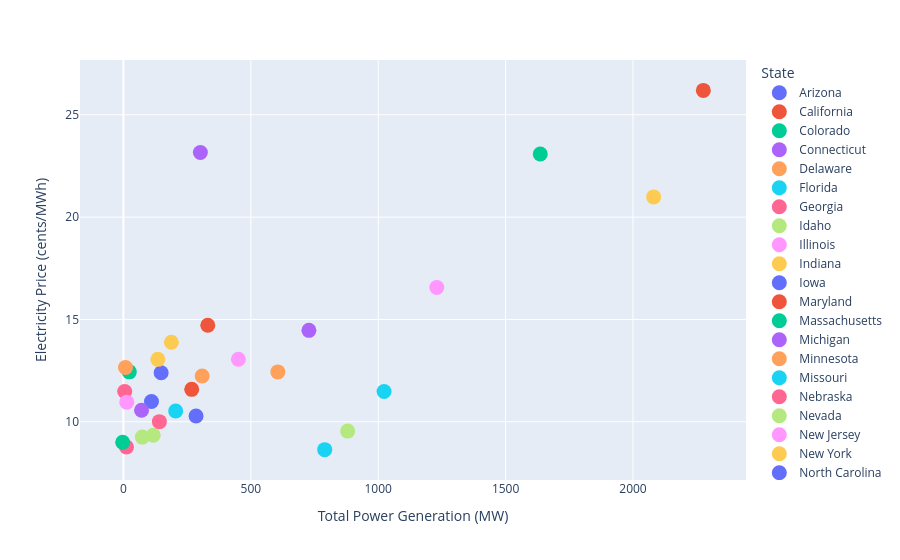

The code cell stored with this chart in its notebook:
### Markdown cell above
Finding 1 — data_center_selected_power_mw vs price: -0.25
A negative correlation was observed between data center selected power capacity and electricity price. I would expect these to be positively correlated — higher demand typically drives up price — however this may reflect deliberate site selection by data center operators who seek out states with cheap, abundant power. In reality, growing data center demand is placing upward pressure on prices in many markets, which this small sample may not capture.
With only 30 observations this relationship is exploratory only and no realistic conclusions can be drawn.



Finding 2 — data_center_selected_power_mw vs renewable_share: -0.17
Data center selected power and renewable share show a weak negative correlation. Intuitively I would expect states with higher DC demand to invest more heavily in renewables to bridge the supply gap cheaply, but this sample suggests the opposite — states with higher sampled demand tend to have lower renewable share. This may reflect that data centers are currently siting in fossil-fuel dominated grids where power is cheapest.
With only 30 observations this relationship is exploratory only and no realistic conclusions can be drawn.



Finding 3 — price vs total_generation: +0.73
The strongest relationship in this matrix. Rather than higher supply driving lower prices as economics might suggest, both variables appear to be driven by a confounding variable — state size. Larger states with greater economic activity and population have both higher total generation and higher electricity prices, as demand is placing strain on the grid that supply is struggling to meet.
With only 30 observations this relationship is exploratory only and no realistic conclusions can be drawn.

### Code cell
#Using plotly to show state as a third qualitative variable in Total Power Generation vs Electricity Price scatter plot. 
import plotly.express as px
fig = px.scatter(df_master, x = 'total_generation', y='price', hover_name = 'state_or_region', color = 'state_or_region', 
#manually assign labels 
             labels = {'total_generation' : 'Total Power Generation (MW)', 'price' : 'Electricity Price (cents/MWh)', 'state_or_region': 'State'})
fig.update_xaxes(title_text='Total Power Generation (MW)')
fig.update_yaxes(title_text='Electricity Price (cents/MWh)')
#adjust marker size for better visibility
fig.update_traces(marker_size=15)
fig.show()
# this plot is experimental and the color map for states is not ideal or easy to read. The next plot utilizes plotly express to show state names by hovering, while also introducing a third variable.

### Figure 1 — Plotly figure (JSON) as saved in the notebook; plotly's stock layout.template omitted (floating-point values rounded to 4 significant figures)
{"data": [{"hovertemplate": "<b>%{hovertext}</b><br><br>State=Arizona<br>Total Power Generation (MW)=%{x}<br>Electricity Price (cents/MWh)=%{y}<extra></extra>", "hovertext": ["Arizona"], "legendgroup": "Arizona", "marker": {"color": "#636efa", "size": 15, "symbol": "circle"}, "mode": "markers", "name": "Arizona", "orientation": "v", "showlegend": true, "type": "scatter", "x": [148.0], "xaxis": "x", "y": [12.4], "yaxis": "y"}, {"hovertemplate": "<b>%{hovertext}</b><br><br>State=California<br>Total Power Generation (MW)=%{x}<br>Electricity Price (cents/MWh)=%{y}<extra></extra>", "hovertext": ["California"], "legendgroup": "California", "marker": {"color": "#EF553B", "size": 15, "symbol": "circle"}, "mode": "markers", "name": "California", "orientation": "v", "showlegend": true, "type": "scatter", "x": [2276.0], "xaxis": "x", "y": [26.19], "yaxis": "y"}, {"hovertemplate": "<b>%{hovertext}</b><br><br>State=Colorado<br>Total Power Generation (MW)=%{x}<br>Electricity Price (cents/MWh)=%{y}<extra></extra>", "hovertext": ["Colorado"], "legendgroup": "Colorado", "marker": {"color": "#00cc96", "size": 15, "symbol": "circle"}, "mode": "markers", "name": "Colorado", "orientation": "v", "showlegend": true, "type": "scatter", "x": [23.0], "xaxis": "x", "y": [12.44], "yaxis": "y"}, {"hovertemplate": "<b>%{hovertext}</b><br><br>State=Connecticut<br>Total Power Generation (MW)=%{x}<br>Electricity Price (cents/MWh)=%{y}<extra></extra>", "hovertext": ["Connecticut"], "legendgroup": "Connecticut", "marker": {"color": "#ab63fa", "size": 15, "symbol": "circle"}, "mode": "markers", "name": "Connecticut", "orientation": "v", "showlegend": true, "type": "scatter", "x": [302.0], "xaxis": "x", "y": [23.16], "yaxis": "y"}, {"hovertemplate": "<b>%{hovertext}</b><br><br>State=Delaware<br>Total Power Generation (MW)=%{x}<br>Electricity Price (cents/MWh)=%{y}<extra></extra>", "hovertext": ["Delaware"], "legendgroup": "Delaware", "marker": {"color": "#FFA15A", "size": 15, "symbol": "circle"}, "mode": "markers", "name": "Delaware", "orientation": "v", "showlegend": true, "type": "scatter", "x": [8.0], "xaxis": "x", "y": [12.65], "yaxis": "y"}, {"hovertemplate": "<b>%{hovertext}</b><br><br>State=Florida<br>Total Power Generation (MW)=%{x}<br>Electricity Price (cents/MWh)=%{y}<extra></extra>", "hovertext": ["Florida"], "legendgroup": "Florida", "marker": {"color": "#19d3f3", "size": 15, "symbol": "circle"}, "mode": "markers", "name": "Florida", "orientation": "v", "showlegend": true, "type": "scatter", "x": [1023.0], "xaxis": "x", "y": [11.48], "yaxis": "y"}, {"hovertemplate": "<b>%{hovertext}</b><br><br>State=Georgia<br>Total Power Generation (MW)=%{x}<br>Electricity Price (cents/MWh)=%{y}<extra></extra>", "hovertext": ["Georgia"], "legendgroup": "Georgia", "marker": {"color": "#FF6692", "size": 15, "symbol": "circle"}, "mode": "markers", "name": "Georgia", "orientation": "v", "showlegend": true, "type": "scatter", "x": [5.0], "xaxis": "x", "y": [11.48], "yaxis": "y"}, {"hovertemplate": "<b>%{hovertext}</b><br><br>State=Idaho<br>Total Power Generation (MW)=%{x}<br>Electricity Price (cents/MWh)=%{y}<extra></extra>", "hovertext": ["Idaho"], "legendgroup": "Idaho", "marker": {"color": "#B6E880", "size": 15, "symbol": "circle"}, "mode": "markers", "name": "Idaho", "orientation": "v", "showlegend": true, "type": "scatter", "x": [74.0], "xaxis": "x", "y": [9.251], "yaxis": "y"}, {"hovertemplate": "<b>%{hovertext}</b><br><br>State=Illinois<br>Total Power Generation (MW)=%{x}<br>Electricity Price (cents/MWh)=%{y}<extra></extra>", "hovertext": ["Illinois"], "legendgroup": "Illinois", "marker": {"color": "#FF97FF", "size": 15, "symbol": "circle"}, "mode": "markers", "name": "Illinois", "orientation": "v", "showlegend": true, "type": "scatter", "x": [451.0], "xaxis": "x", "y": [13.06], "yaxis": "y"}, {"hovertemplate": "<b>%{hovertext}</b><br><br>State=Indiana<br>Total Power Generation (MW)=%{x}<br>Electricity Price (cents/MWh)=%{y}<extra></extra>", "hovertext": ["Indiana"], "legendgroup": "Indiana", "marker": {"color": "#FECB52", "size": 15, "symbol": "circle"}, "mode": "markers", "name": "Indiana", "orientation": "v", "showlegend": true, "type": "scatter", "x": [188.0], "xaxis": "x", "y": [13.88], "yaxis": "y"}, {"hovertemplate": "<b>%{hovertext}</b><br><br>State=Iowa<br>Total Power Generation (MW)=%{x}<br>Electricity Price (cents/MWh)=%{y}<extra></extra>", "hovertext": ["Iowa"], "legendgroup": "Iowa", "marker": {"color": "#636efa", "size": 15, "symbol": "circle"}, "mode": "markers", "name": "Iowa", "orientation": "v", "showlegend": true, "type": "scatter", "x": [110.0], "xaxis": "x", "y": [10.99], "yaxis": "y"}, {"hovertemplate": "<b>%{hovertext}</b><br><br>State=Maryland<br>Total Power Generation (MW)=%{x}<br>Electricity Price (cents/MWh)=%{y}<extra></extra>", "hovertext": ["Maryland"], "legendgroup": "Maryland", "marker": {"color": "#EF553B", "size": 15, "symbol": "circle"}, "mode": "markers", "name": "Maryland", "orientation": "v", "showlegend": true, "type": "scatter", "x": [331.0], "xaxis": "x", "y": [14.72], "yaxis": "y"}, {"hovertemplate": "<b>%{hovertext}</b><br><br>State=Massachusetts<br>Total Power Generation (MW)=%{x}<br>Electricity Price (cents/MWh)=%{y}<extra></extra>", "hovertext": ["Massachusetts"], "legendgroup": "Massachusetts", "marker": {"color": "#00cc96", "size": 15, "symbol": "circle"}, "mode": "markers", "name": "Massachusetts", "orientation": "v", "showlegend": true, "type": "scatter", "x": [1636.0], "xaxis": "x", "y": [23.08], "yaxis": "y"}, {"hovertemplate": "<b>%{hovertext}</b><br><br>State=Michigan<br>Total Power Generation (MW)=%{x}<br>Electricity Price (cents/MWh)=%{y}<extra></extra>", "hovertext": ["Michigan"], "legendgroup": "Michigan", "marker": {"color": "#ab63fa", "size": 15, "symbol": "circle"}, "mode": "markers", "name": "Michigan", "orientation": "v", "showlegend": true, "type": "scatter", "x": [728.0], "xaxis": "x", "y": [14.47], "yaxis": "y"}, {"hovertemplate": "<b>%{hovertext}</b><br><br>State=Minnesota<br>Total Power Generation (MW)=%{x}<br>Electricity Price (cents/MWh)=%{y}<extra></extra>", "hovertext": ["Minnesota"], "legendgroup": "Minnesota", "marker": {"color": "#FFA15A", "size": 15, "symbol": "circle"}, "mode": "markers", "name": "Minnesota", "orientation": "v", "showlegend": true, "type": "scatter", "x": [309.0], "xaxis": "x", "y": [12.24], "yaxis": "y"}, {"hovertemplate": "<b>%{hovertext}</b><br><br>State=Missouri<br>Total Power Generation (MW)=%{x}<br>Electricity Price (cents/MWh)=%{y}<extra></extra>", "hovertext": ["Missouri"], "legendgroup": "Missouri", "marker": {"color": "#19d3f3", "size": 15, "symbol": "circle"}, "mode": "markers", "name": "Missouri", "orientation": "v", "showlegend": true, "type": "scatter", "x": [205.0], "xaxis": "x", "y": [10.53], "yaxis": "y"}, {"hovertemplate": "<b>%{hovertext}</b><br><br>State=Nebraska<br>Total Power Generation (MW)=%{x}<br>Electricity Price (cents/MWh)=%{y}<extra></extra>", "hovertext": ["Nebraska"], "legendgroup": "Nebraska", "marker": {"color": "#FF6692", "size": 15, "symbol": "circle"}, "mode": "markers", "name": "Nebraska", "orientation": "v", "showlegend": true, "type": "scatter", "x": [12.0], "xaxis": "x", "y": [8.77], "yaxis": "y"}, {"hovertemplate": "<b>%{hovertext}</b><br><br>State=Nevada<br>Total Power Generation (MW)=%{x}<br>Electricity Price (cents/MWh)=%{y}<extra></extra>", "hovertext": ["Nevada"], "legendgroup": "Nevada", "marker": {"color": "#B6E880", "size": 15, "symbol": "circle"}, "mode": "markers", "name": "Nevada", "orientation": "v", "showlegend": true, "type": "scatter", "x": [117.0], "xaxis": "x", "y": [9.338], "yaxis": "y"}, {"hovertemplate": "<b>%{hovertext}</b><br><br>State=New Jersey<br>Total Power Generation (MW)=%{x}<br>Electricity Price (cents/MWh)=%{y}<extra></extra>", "hovertext": ["New Jersey"], "legendgroup": "New Jersey", "marker": {"color": "#FF97FF", "size": 15, "symbol": "circle"}, "mode": "markers", "name": "New Jersey", "orientation": "v", "showlegend": true, "type": "scatter", "x": [1230.0], "xaxis": "x", "y": [16.56], "yaxis": "y"}, {"hovertemplate": "<b>%{hovertext}</b><br><br>State=New York<br>Total Power Generation (MW)=%{x}<br>Electricity Price (cents/MWh)=%{y}<extra></extra>", "hovertext": ["New York"], "legendgroup": "New York", "marker": {"color": "#FECB52", "size": 15, "symbol": "circle"}, "mode": "markers", "name": "New York", "orientation": "v", "showlegend": true, "type": "scatter", "x": [2081.0], "xaxis": "x", "y": [20.99], "yaxis": "y"}, {"hovertemplate": "<b>%{hovertext}</b><br><br>State=North Carolina<br>Total Power Generation (MW)=%{x}<br>Electricity Price (cents/MWh)=%{y}<extra></extra>", "hovertext": ["North Carolina"], "legendgroup": "North Carolina", "marker": {"color": "#636efa", "size": 15, "symbol": "circle"}, "mode": "markers", "name": "North Carolina", "orientation": "v", "showlegend": true, "type": "scatter", "x": [285.0], "xaxis": "x", "y": [10.28], "yaxis": "y"}, {"hovertemplate": "<b>%{hovertext}</b><br><br>State=Ohio<br>Total Power Generation (MW)=%{x}<br>Electricity Price (cents/MWh)=%{y}<extra></extra>", "hovertext": ["Ohio"], "legendgroup": "Ohio", "marker": {"color": "#EF553B", "size": 15, "symbol": "circle"}, "mode": "markers", "name": "Ohio", "orientation": "v", "showlegend": true, "type": "scatter", "x": [268.0], "xaxis": "x", "y": [11.58], "yaxis": "y"}, {"hovertemplate": "<b>%{hovertext}</b><br><br>State=Oklahoma<br>Total Power Generation (MW)=%{x}<br>Electricity Price (cents/MWh)=%{y}<extra></extra>", "hovertext": ["Oklahoma"], "legendgroup": "Oklahoma", "marker": {"color": "#00cc96", "size": 15, "symbol": "circle"}, "mode": "markers", "name": "Oklahoma", "orientation": "v", "showlegend": true, "type": "scatter", "x": [-3.0], "xaxis": "x", "y": [9.002], "yaxis": "y"}, {"hovertemplate": "<b>%{hovertext}</b><br><br>State=Oregon<br>Total Power Generation (MW)=%{x}<br>Electricity Price (cents/MWh)=%{y}<extra></extra>", "hovertext": ["Oregon"], "legendgroup": "Oregon", "marker": {"color": "#ab63fa", "size": 15, "symbol": "circle"}, "mode": "markers", "name": "Oregon", "orientation": "v", "showlegend": true, "type": "scatter", "x": [71.0], "xaxis": "x", "y": [10.56], "yaxis": "y"}, {"hovertemplate": "<b>%{hovertext}</b><br><br>State=Pennsylvania<br>Total Power Generation (MW)=%{x}<br>Electricity Price (cents/MWh)=%{y}<extra></extra>", "hovertext": ["Pennsylvania"], "legendgroup": "Pennsylvania", "marker": {"color": "#FFA15A", "size": 15, "symbol": "circle"}, "mode": "markers", "name": "Pennsylvania", "orientation": "v", "showlegend": true, "type": "scatter", "x": [606.0], "xaxis": "x", "y": [12.44], "yaxis": "y"}, {"hovertemplate": "<b>%{hovertext}</b><br><br>State=Texas<br>Total Power Generation (MW)=%{x}<br>Electricity Price (cents/MWh)=%{y}<extra></extra>", "hovertext": ["Texas"], "legendgroup": "Texas", "marker": {"color": "#19d3f3", "size": 15, "symbol": "circle"}, "mode": "markers", "name": "Texas", "orientation": "v", "showlegend": true, "type": "scatter", "x": [790.0], "xaxis": "x", "y": [8.639], "yaxis": "y"}, {"hovertemplate": "<b>%{hovertext}</b><br><br>State=Utah<br>Total Power Generation (MW)=%{x}<br>Electricity Price (cents/MWh)=%{y}<extra></extra>", "hovertext": ["Utah"], "legendgroup": "Utah", "marker": {"color": "#FF6692", "size": 15, "symbol": "circle"}, "mode": "markers", "name": "Utah", "orientation": "v", "showlegend": true, "type": "scatter", "x": [141.0], "xaxis": "x", "y": [10.01], "yaxis": "y"}, {"hovertemplate": "<b>%{hovertext}</b><br><br>State=Virginia<br>Total Power Generation (MW)=%{x}<br>Electricity Price (cents/MWh)=%{y}<extra></extra>", "hovertext": ["Virginia"], "legendgroup": "Virginia", "marker": {"color": "#B6E880", "size": 15, "symbol": "circle"}, "mode": "markers", "name": "Virginia", "orientation": "v", "showlegend": true, "type": "scatter", "x": [880.0], "xaxis": "x", "y": [9.544], "yaxis": "y"}, {"hovertemplate": "<b>%{hovertext}</b><br><br>State=Washington<br>Total Power Generation (MW)=%{x}<br>Electricity Price (cents/MWh)=%{y}<extra></extra>", "hovertext": ["Washington"], "legendgroup": "Washington", "marker": {"color": "#FF97FF", "size": 15, "symbol": "circle"}, "mode": "markers", "name": "Washington", "orientation": "v", "showlegend": true, "type": "scatter", "x": [13.0], "xaxis": "x", "y": [10.96], "yaxis": "y"}, {"hovertemplate": "<b>%{hovertext}</b><br><br>State=Wisconsin<br>Total Power Generation (MW)=%{x}<br>Electricity Price (cents/MWh)=%{y}<extra></extra>", "hovertext": ["Wisconsin"], "legendgroup": "Wisconsin", "marker": {"color": "#FECB52", "size": 15, "symbol": "circle"}, "mode": "markers", "name": "Wisconsin", "orientation": "v", "showlegend": true, "type": "scatter", "x": [135.0], "xaxis": "x", "y": [13.05], "yaxis": "y"}], "layout": {"legend": {"title": {"text": "State"}, "tracegroupgap": 0}, "margin": {"t": 60}, "xaxis": {"anchor": "y", "domain": [0, 1], "title": {"text": "Total Power Generation (MW)"}}, "yaxis": {"anchor": "x", "domain": [0, 1], "title": {"text": "Electricity Price (cents/MWh)"}}}}
